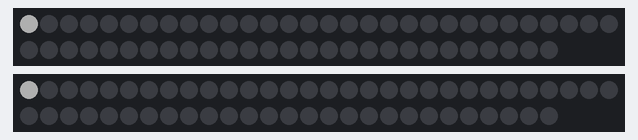
Simulated run of this sketch. Board: Arduino Uno, built with avr-gcc and run on an emulated ATmega328P. Shown: 2 × 57 RGB LEDs in strip order, left to right, continuing on the next row. Dim RGB values are drawn brighter than linear.

Above: at 0.74 s.
At 4.37 s:
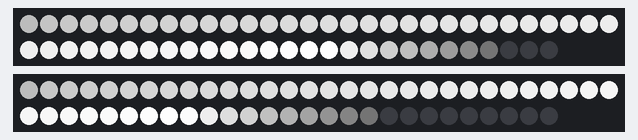
At 8.32 s:
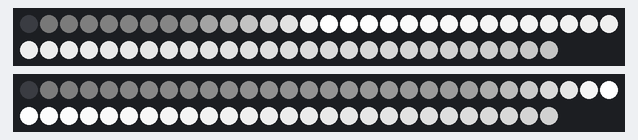
At 13.78 s:
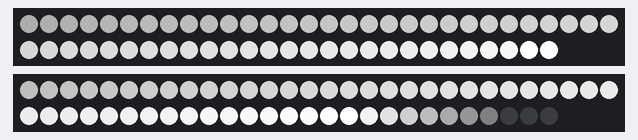
At 20.15 s:
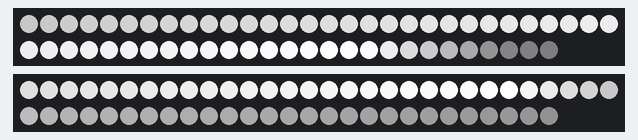
At 39.57 s:
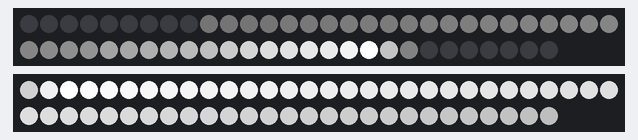

The sketch:

nopierdas_03.ino
```cpp
#include <avr/pgmspace.h>
#include <FastLED.h>
#include "Led.cpp"
#include "LFO.cpp"
#define TEST 10
#define SINE 11
#define CIRCLE 12

#define BOTTOM_PIN 6
#define TOP_PIN 5

#define NUM_LEDS    57
#define BRIGHTNESS  255
#define LED_TYPE    WS2812B
#define COLOR_ORDER GRB
#define MAX_VALUE 4095

CRGB top[NUM_LEDS];
CRGB bottom[NUM_LEDS];

#define UPDATES_PER_SECOND 100


const CRGB col1  =	 CRGB(255, 254, 255);
const CRGB col2  =	 CRGB(240, 238, 240);
const CRGB col3  =	 CRGB(224, 222, 216);
const CRGB col4  =	 CRGB(208, 206, 201);
const CRGB col5  =	 CRGB(192, 190, 187);
const CRGB col6  =	 CRGB(176, 174, 171);
const CRGB col7  =	 CRGB(160, 158, 152);
const CRGB col8  =	 CRGB(144, 144, 141);
const CRGB col9  =	 CRGB(128, 127, 126);
const CRGB col10  = CRGB(112, 111, 106);
const CRGB col11  = CRGB(96, 96, 95);
const CRGB col12  = CRGB(80, 78, 77);
const CRGB col13  = CRGB(64, 61, 63);
const CRGB col14  = CRGB(48, 46, 53);
const CRGB col15  = CRGB(32, 30, 32);
const CRGB col16  = CRGB(16, 12, 17);
const CRGB col17  = CRGB(0, 0, 0);


const CRGB colors[]  = {
                     col1,
                     col2,
                     col3,
                     col4,
                     col5,
                     col6,
                     col7,
                     col8,
                     col9,
                     col10,
                     col11,
                     col12,
                     col13,
                     col14,
                     col15,
                     col16,
                     col17
                };

int gamma[] PROGMEM = {0, 0, 0, 0, 0, 0, 0, 0, 0, 0, 0, 0, 0, 0, 0, 0,
               0, 0, 0, 0, 0, 0, 1, 1, 1, 1, 1, 1, 1, 2, 2, 2,
               2, 2, 2, 3, 3, 3, 3, 3, 4, 4, 4, 4, 5, 5, 5, 5,
               6, 6, 6, 7, 7, 7, 8, 8, 8, 9, 9, 9, 10, 10, 11, 11,
               11, 12, 12, 13, 13, 13, 14, 14, 15, 15, 16, 16, 17, 17, 18, 18,
               19, 19, 20, 21, 21, 22, 22, 23, 23, 24, 25, 25, 26, 27, 27, 28,
               29, 29, 30, 31, 31, 32, 33, 34, 34, 35, 36, 37, 37, 38, 39, 40,
               40, 41, 42, 43, 44, 45, 46, 46, 47, 48, 49, 50, 51, 52, 53, 54,
               55, 56, 57, 58, 59, 60, 61, 62, 63, 64, 65, 66, 67, 68, 69, 70,
               71, 72, 73, 74, 76, 77, 78, 79, 80, 81, 83, 84, 85, 86, 88, 89,
               90, 91, 93, 94, 95, 96, 98, 99, 100, 102, 103, 104, 106, 107, 109, 110,
               111, 113, 114, 116, 117, 119, 120, 121, 123, 124, 126, 128, 129, 131, 132, 134,
               135, 137, 138, 140, 142, 143, 145, 146, 148, 150, 151, 153, 155, 157, 158, 160,
               162, 163, 165, 167, 169, 170, 172, 174, 176, 178, 179, 181, 183, 185, 187, 189,
               191, 193, 194, 196, 198, 200, 202, 204, 206, 208, 210, 212, 214, 216, 218, 220,
               222, 224, 227, 229, 231, 233, 235, 237, 239, 241, 244, 246, 248, 250, 252, 255
              };

Led topleds[NUM_LEDS];
Led bottomleds[NUM_LEDS];

int decay = 700;
int attack = 70;


void setup() {
  delay(250); // power-up safety delay
  FastLED.addLeds<LED_TYPE, TOP_PIN, COLOR_ORDER>(top, NUM_LEDS).setCorrection(CRGB(255, 255, 100) );
  FastLED.addLeds<LED_TYPE, BOTTOM_PIN, COLOR_ORDER>(bottom, NUM_LEDS).setCorrection(CRGB(255, 255, 100) );
  FastLED.clear();
  FastLED.show();

  for (int i = 0; i < NUM_LEDS; i++) {
    topleds[i].value = 0;
    topleds[i].state = DECA;
    bottomleds[i].value = 0;
    bottomleds[i].state = DECA;
  }
  Serial.begin(115200);
}


void render() {
  for (int i = 0; i < NUM_LEDS; i++) {
    getColor(top[i], 4095 - topleds[i].value); // invierto la tabla
    getColor(bottom[i], 4095 - bottomleds[i].value); // invierto la tabla
  }
}

void update() {
  for (int i = 0; i < NUM_LEDS; i++) {
    topleds[i].update(attack, decay);
    bottomleds[i].update(attack, decay);
  }
  FastLED.show();
}


// freq, amp
LFO toplfo = LFO(300, NUM_LEDS);
LFO topfm = LFO{75, 3500};

LFO bottomlfo = LFO(250, NUM_LEDS);
LFO bottomfm = LFO{120, 3000};


int scene = SINE;


void loop()
{
  long time = millis();

  switch(scene){
    case SINE:
      sine(time);
    break;
  }


  update();
  render();

}

void sine(long time){

    toplfo.fm(topfm.update(time));
    int wtop = toplfo.update(time);
    topleds[wtop].state = ATT;

    bottomlfo.fm(bottomfm.update(time));
    int wbot = bottomlfo.update(time);
    bottomleds[wbot].state = ATT;
}


// total 4096 (12 bits !!!)
void getColor(CRGB &col, unsigned int white) {
//  int corrected = pgm_read_word_near(gamma + white / 16);
//  int dec = corrected / 16;
  int dec = white / 256;
  int fract8 = white % 256;
  CRGB a = colors[dec];
  CRGB b = colors[dec+1];
  col.r = pgm_read_word_near(gamma + qadd8( 0, lerp8by8(a.r, b.r, fract8 )));
  col.g = pgm_read_word_near(gamma + qadd8( 0, lerp8by8(a.r, b.r, fract8 )));
  col.b = pgm_read_word_near(gamma + qadd8( 0, lerp8by8(a.r, b.r, fract8 )));
}
```

LFO.cpp
```cpp
#include <Arduino.h>
class LFO{
  private:
  unsigned int dtime;
  unsigned long ptime;
  unsigned long res = 20E6;
  unsigned long step = 0;
  public:

    float amp;
    float freq;
    float phase;
    float fmod;

    LFO(float f, float a){
      this->freq = f;
      this->amp = a;
      ptime = 0;
      phase = 0;
      fmod = 0;
    }

    int update(unsigned long time){
      dtime = time - ptime;
      ptime = time;
      step =  (step + (int) ((dtime * ( freq + fmod)) + phase)) % res;
      float theta = 6.28 * ( 1.0 * step  / res);
      float value = sin(theta);

      return map(value * 1000, -1000, 1000, 0, amp);
    }

    void fm(float freq){
      fmod = freq;
    }

//    float getPositive(){
//      return value + amp;
//    }
//
//    float norm(){
//      return value/amp;
//    }
};
```

Led.cpp
```cpp
#include <Arduino.h>
#define ATT 1
#define DECA 2

class Led
{
  private:
    int maxValue = 4095 ;
  public:
    int value;

    int state;

void update(int attack, int decay){
        switch(state){
          case ATT:
             value = constrain(value + maxValue/attack, 0, maxValue);
             if(value >= maxValue) state = DECA;
          break;

          case DECA:
             value = constrain(value - maxValue/decay, 0, maxValue);
          break;
        }


    };
};
```
